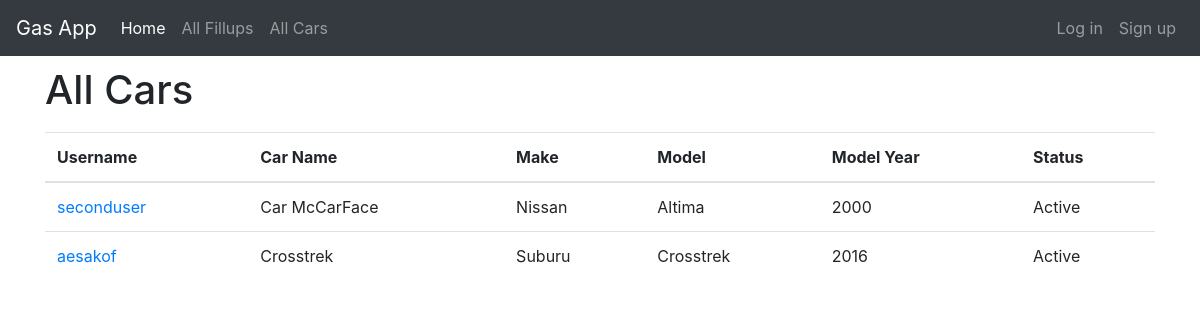
/all/cars/, run on an earlier commit of the app's database.
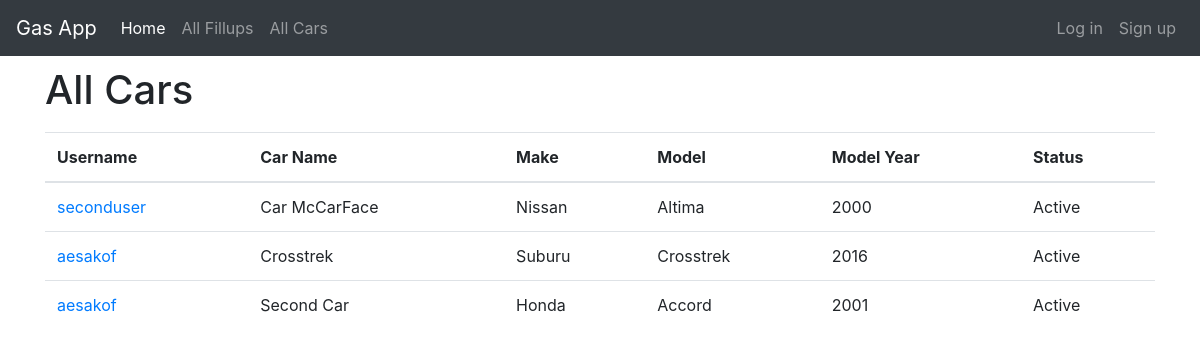
And on a later commit of the database.
### fillups/models.py (models this page shows, shortened)
class Car(models.Model):
    username = models.ForeignKey(User,on_delete=models.CASCADE)
    name = models.CharField(max_length=25)
    make = models.CharField(max_length=25)
    model = models.CharField(max_length=25)
    model_year = models.IntegerField(choices=MODEL_YEARS)
    status = models.CharField(max_length=10,choices=STATUS,default='Active')

### accounts/models.py (models this page shows)
class User(AbstractUser):
    def __str__(self):
        return self.username

### fillups/views.py (the view)
# urls.py: path('all/cars/',views.AllCarListView.as_view(),name='all_car_list'),
class AllCarListView(ListView):
    template_name = 'fillups/all_car_list.html'
    model = Car
    context_object_name = 'all_car_list'
    ordering = ['name']

### fillups/templates/fillups/all_car_list.html
{% extends 'base.html' %}
{% block content %}
<div class="centerstage">
  <h1>All Cars</h1>
  <table class="table">
    <thead>
      <tr>
        <th>Username</th>
        <th>Car Name</th>
        <th>Make</th>
        <th>Model</th>
        <th>Model Year</th>
        <th>Status</th>
      </tr>
    </thead>
    <tbody>
      {% for car in all_car_list %}
        <div class="car">
          <tr>
            <td><a href="{% url 'fillups:user_profile' username=car.username %}">{{ car.username }}</a></td>
            <td>{{ car.name }}</td>
            <td>{{ car.make }}</td>
            <td>{{ car.model }}</td>
            <td>{{ car.model_year }}</td>
            <td>{{ car.status }}</td>
          </tr>
        </div>
      {% endfor %}
    </tbody>
  </table>
</div>
{% endblock %}

What changed in the data, as far as the page shows it:
added Car: username "aesakof", name "Second Car", make "Honda", model "Accord", model_year "2001", status "Active"
